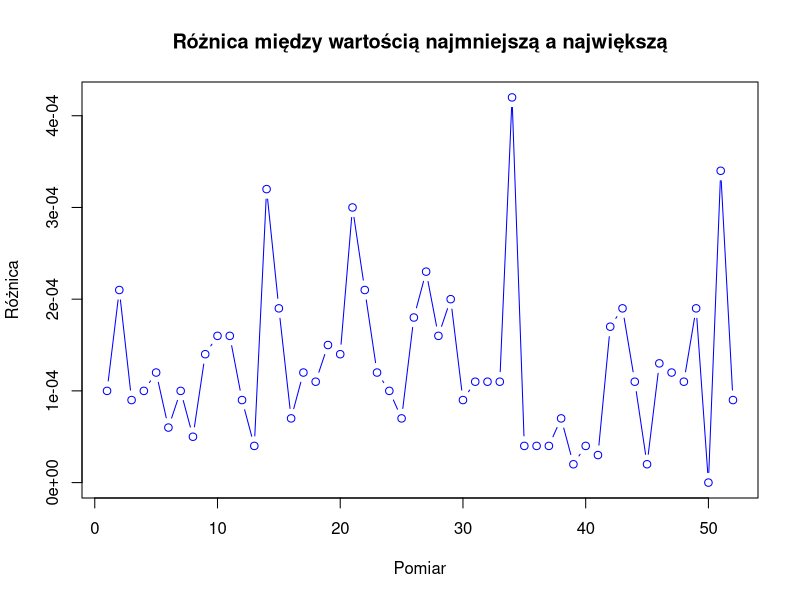
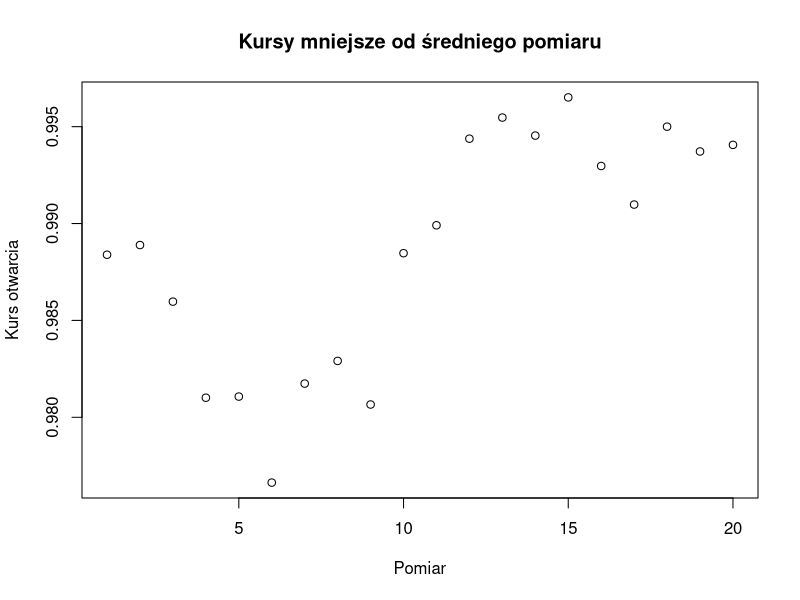
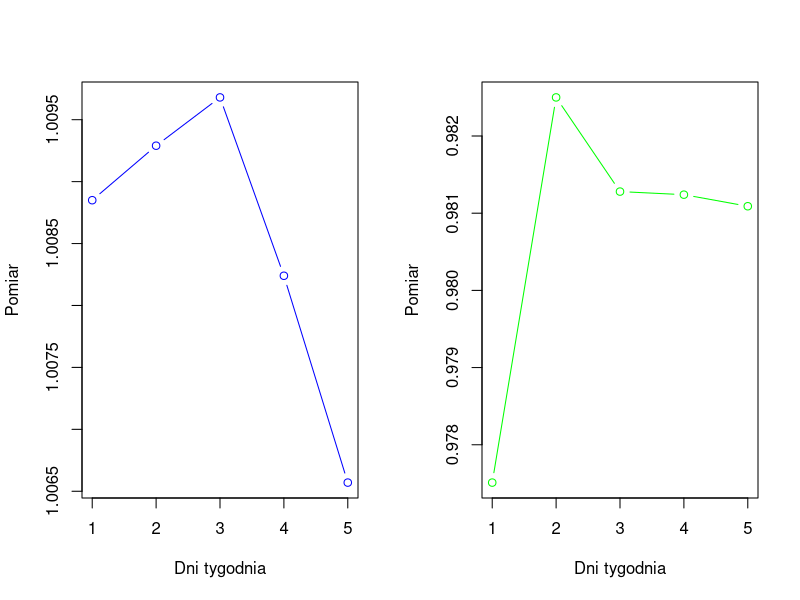

Generate these figures, in order, with R:
## ---- chunk 1
knitr::opts_chunk$set(echo = TRUE)
## ---- chunk 2
dane<- read.csv2("akaminska-data.csv", sep=";", dec=".")
dni_Tygodnia<-c("Środa","Czwartek","Piątek","Poniedziałek","Wtorek")
for (i in 1:nrow(dane)) {
  dane[i,7]<-dni_Tygodnia[(i-1)%%(length(dni_Tygodnia))+1]
}
colnames(dane)[7]<-"DzienTygodnia"
head(dane)
## ---- chunk 3
library(dplyr)
## ---- chunk 4
dane %>%
  filter(godzina==160000)%>%
  select(godzina,najwyzszy,najnizszy)%>%
  mutate(roznica=najwyzszy-najnizszy)-> wynik1
head(wynik1)

## ---- chunk 5
plot(wynik1$roznica, typ="b", col="blue", xlab="Pomiar", ylab="Różnica", main="Różnica między wartością najmniejszą a największą")
## ---- chunk 6
srednia<-mean(dane$otwarcie)
dane %>%
  filter(godzina==120000,zamkniecie<=srednia, otwarcie<=srednia)%>%
  select(godzina, otwarcie, zamkniecie)->wynik2
head(wynik2)
## ---- chunk 7
plot(wynik2$otwarcie, xlab="Pomiar", ylab="Kurs otwarcia", main="Kursy mniejsze od średniego pomiaru", bg="pink")
## ---- chunk 8
dane %>%
  filter(godzina==80000)%>%
  group_by(DzienTygodnia)%>%
  summarise(min = min(zamkniecie),max = max(zamkniecie),std_price = sd(zamkniecie, na.rm = T)) -> wynik3
head(wynik2)
## ---- chunk 9
par(mfrow= c(1,2))
plot(wynik3$max, type= "b",xlab="Dni tygodnia", ylab="Pomiar", col="blue")
plot(wynik3$min, type="b",xlab="Dni tygodnia", ylab="Pomiar",col="green")
